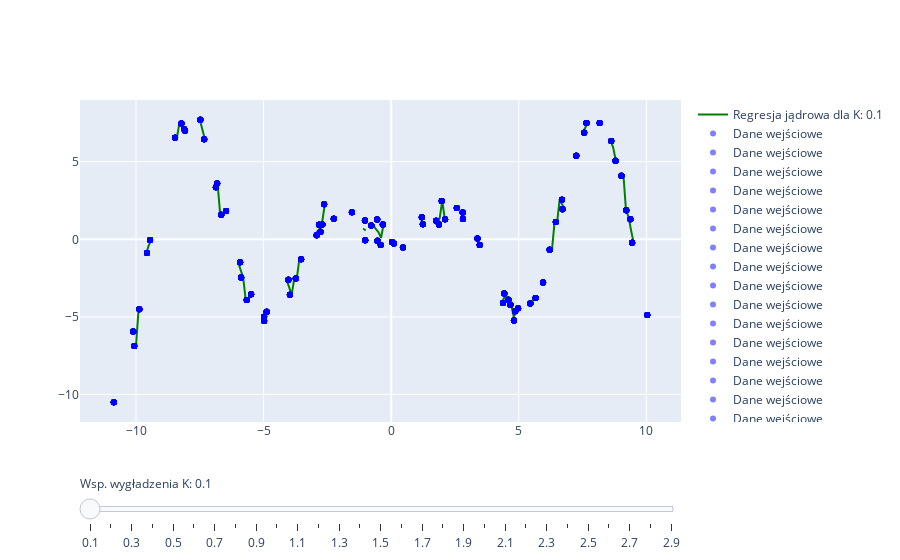

Notebook code cell kept with this figure:
### Code cell
import plotly.graph_objects as go
import numpy as np

# Create figure
fig = go.Figure()

# Add traces
for step in np.arange(0.1, 3, 0.1):
    gkr = GKR(x_synth, y_synth, step, type='epanechnikow')

    x_p=[]
    y_p = []
    for x in x_real:
        x_p.append(x)
        y_p.append(gkr.predict(x))

    trace1 = go.Scatter(
            visible=False,
            line=dict(color="green", width=2),
            name="Regresja jądrowa dla K: " + str(round(step, 1)),
            x=x_p,
            y=y_p)

    fig.add_trace(trace1)

for step in np.arange(0.1, 3, 0.1):
    trace2 = go.Scatter(
            name="Dane wejściowe",
            mode='markers',
            marker=dict(color='rgba(0, 0, 255, 0.5)'),
            x=x_synth,
            y=y_synth)

    fig.add_trace(trace2)

# Make 0th trace visible
fig.data[0].visible = True

# Create and add slider
steps = []
for i in range(len(np.arange(0.1, 3, 0.1))):
    step = dict(
        method="update",
        args=[{"visible": [False] * len(fig.data)},
              {"title": "Wykres dla regresji jądrowej (Epanechnikow) z współczynnikiem wygładzenia równym: " + str((i+1)/10)}],
    )
    step["args"][0]["visible"][i] = True
    step["args"][0]["visible"][i+len(np.arange(0.1, 3, 0.1))] = True
    steps.append(step)

sliders = [dict(
    active=0,
    pad={"t": 50},
    steps=steps
)]

fig.update_layout(sliders=sliders)

# Edit slider labels
fig['layout']['sliders'][0]['currentvalue']['prefix']='Wsp. wygładzenia K: '
for i, j in enumerate(np.arange(0.1, 3, 0.1), start = 0):
    fig['layout']['sliders'][0]['steps'][i]['label']=round(j, 1)

fig.show()
